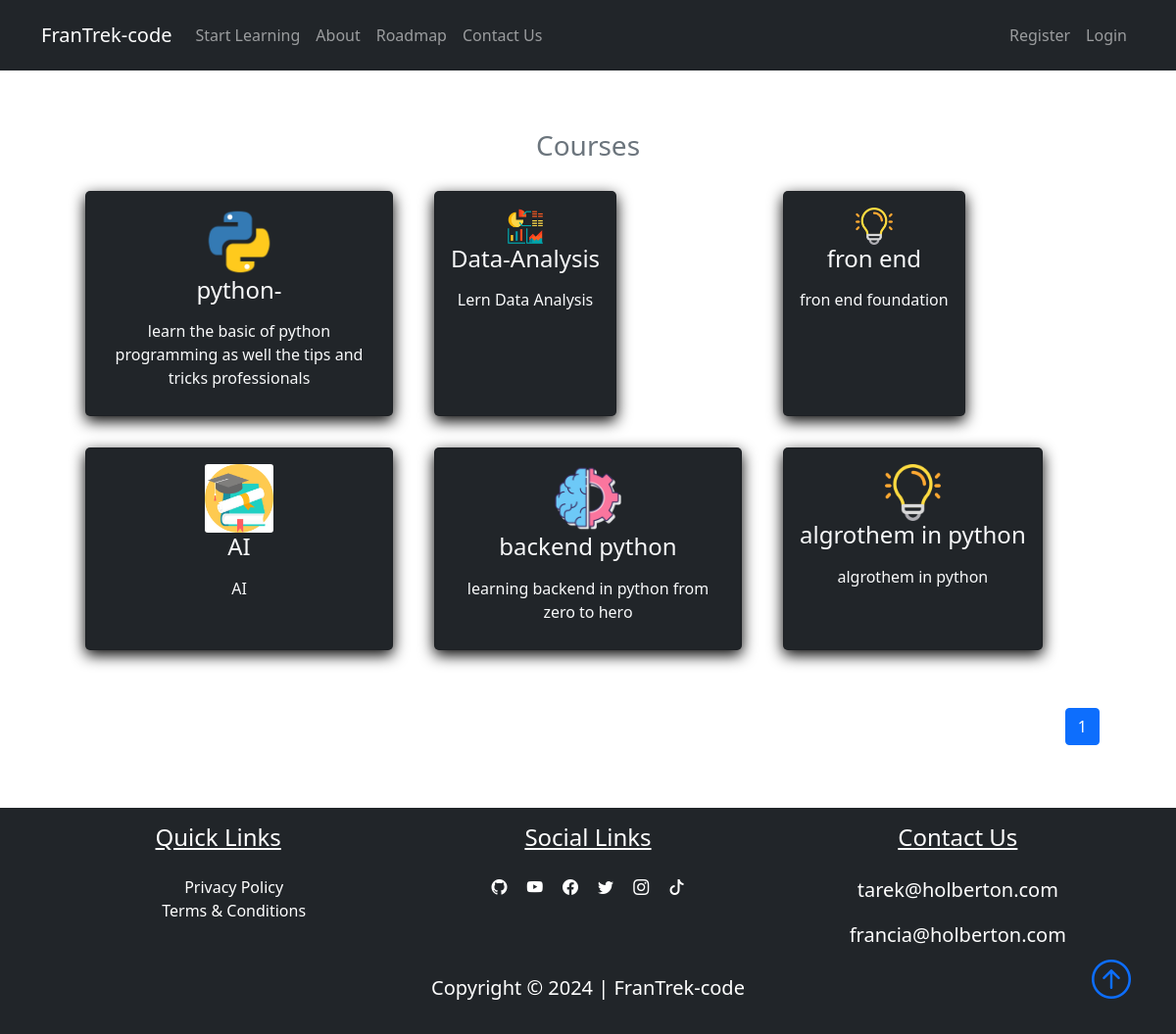
The app's page /courses, older data.
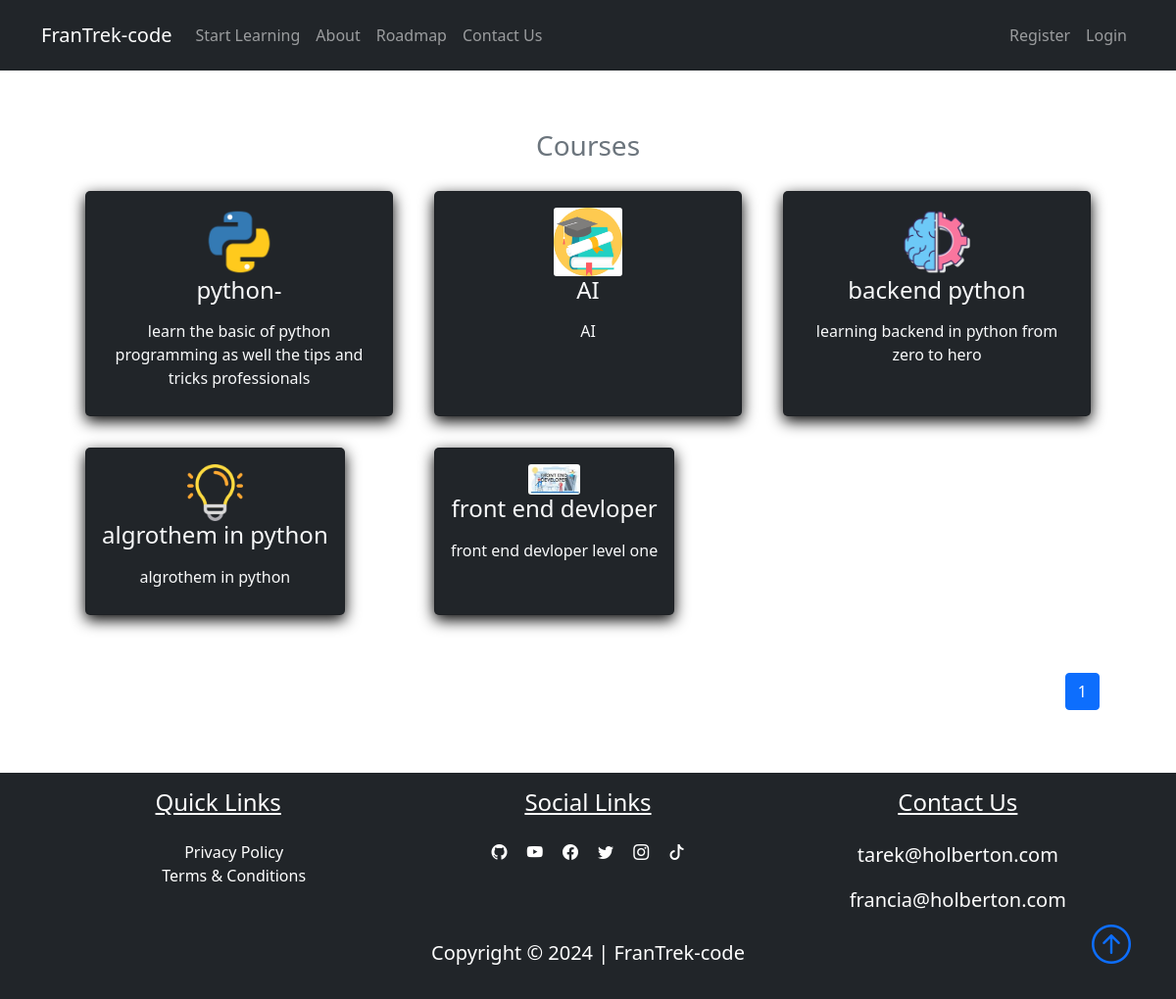
The same page, newer data.
### FranTrek/models.py (models this page shows, shortened)
class Course(db.Model):
    id = db.Column(db.Integer, primary_key=True)
    title = db.Column(db.String(50), unique=True, nullable=False)
    description = db.Column(db.String(150), nullable=False)
    icon = db.Column(db.String(20), nullable=False, default="default_icon.jpg")
    lessons = db.relationship("Lesson", backref="course_name", lazy=True)

### FranTrek/courses/routes.py (the view)
@courses_bp.route("/courses")
def courses():
    page = request.args.get("page", 1, type=int)
    courses = Course.query.paginate(page=page, per_page=6)
    return render_template("courses.html", title="Courses", courses=courses)

### FranTrek/templates/courses.html
{% extends "layout.html"%}
{% block content %}
<section class="bg-ligh">
    <div class="container p-5">
        <h3 class="text-center text-secondary" id='learn'>Courses</h3>
        <div class="row">
            {% for course in courses.items %}
            <div class="col-sm-12 col-md-6 col-lg-4 p-3 d-flex align-items-stretch">
                <a href="{{url_for('courses.course', course_title=course.title)}}" class="text-decoration-none">
                    <div class="card bg-dark text-light h-100">
                        <div class="card-body text-center">
                            <img src="{{url_for('static', filename='course_icons/'+course.icon)}}" alt=""
                                class="card-img w-25">
                            <h4 class="card-title mb-3">
                                {{course.title}}
                            </h4>
                            <p class="card-text">{{course.description}}</p>
                        </div>
                    </div>
                </a>
            </div>
            {% endfor %}
            <nav class="mt-5" aria-label="...">
                <ul class="pagination" style="display: flex; justify-content: flex-end">
                    {% for page_num in courses.iter_pages(left_edge=1, right_edge=1, left_current=1, right_current=2) %}
                    {% if page_num %}
                    {% if courses.page == page_num %}
                    <li class="page-item active">
                        <a href="{{url_for('courses.courses', page=page_num)}}" class="page-link">{{page_num}}</a>
                    </li>
                    {%else%}
                    <li class="page-item">
                        <a href="{{url_for('courses.courses', page=page_num)}}" class="page-link">{{page_num}}</a>
                    </li>
                    {%endif%}
                    {% else %}
                    ...
                    {% endif %}
                    {% endfor %}
                </ul>
            </nav>
        </div>
    </div>
</section>
{% endblock content %}

### FranTrek/templates/layout.html (shortened to what this page needs)
<!DOCTYPE html>
<html lang="en">
<head>
    <link href="https://cdn.jsdelivr.net/npm/bootstrap@5.1.3/dist/css/bootstrap.min.css" rel="stylesheet"
>
    <link rel="stylesheet" href="https://cdn.jsdelivr.net/npm/bootstrap-icons@1.8.1/font/bootstrap-icons.css">
    <link rel="stylesheet" type="text/css" href="{{url_for('static', filename='main.css')}}">
</head>
<body class="d-flex flex-column min-vh-100">
    <nav class="navbar navbar-expand-lg bg-dark navbar-dark py-3 fixed-top">
        <div class="container">
            <a href="{{url_for('main.home')}}" class="navbar-brand">FranTrek-code</a>
            <div class="collapse navbar-collapse" id="navmenu">
                <ul class="navbar-nav">
                    <li class="nav-item">
                        {% if request.path=='/home' %}
                        <a href="#learn" class="nav-link">Start Learning</a>
                        {% else %}
                        <a href="{{url_for('courses.courses')}}" class="nav-link">Start Learning</a>
                        {% endif %}
                    </li>
                    <li class="nav-item">
                        <a href="{{url_for('main.about')}}" class="nav-link">About</a>
                    </li>
                    <li class="nav-item">
                        <a href="{{url_for('main.Roadmap')}}" class="nav-link">Roadmap</a>
                    </li>
                    <li class="nav-item">
                        <a href="{{url_for('main.Contact_us')}}" class="nav-link">Contact Us</a>
                    </li>
                </ul>
                <ul class="navbar-nav ms-auto">
                    {% if current_user.is_authenticated %}
                    <div class="dropdown show">
                        <button class="btn btn-dark bg-dark dropdown-toggle" type="button" id="dropdownMenuButton1"
                            data-bs-toggle="dropdown" aria-expanded="false">
                            My Account
                        </button>
                        <ul class="dropdown-menu" aria-labelledby="dropdownMenuButton1">
                            <li class="nav-item">
                                <a href="{{ url_for('users.dashboard') }}" class="dropdown-item">Dashboard</a>
                            </li>
                            <li class="nav-item">
                                <a href="{{ url_for('users.logout') }}" class="dropdown-item">Logout</a>
                            </li>
                        </ul>
                    </div>
                    {% else %}
                    <li class="nav-item">
                        <a href="{{ url_for('users.register') }}" class="nav-link">Register</a>
                    </li>
                    <li class="nav-item">
                        <a href="{{ url_for('users.login') }}" class="nav-link">Login</a>
                    </li>
                    {% endif %}
                </ul>
            </div>
        </div>
    </nav>
    {% block content %} {% endblock %}
    <footer class="bg-dark mt-auto">
        <div class="container p-3">
            <div class="row text-center text-white">
                <div class="col-md-12 col-lg-4 pb-2">
                    <h4 class="text-center text-decoration-underline">Quick Links</h4>
                    <ul class="nobull pt-3">
                        <li><a href="#" class="link text-white">Privacy Policy</a></li>
                        <li><a href="#" class="link text-white">Terms & Conditions</a></li>
                    </ul>
                </div>
                <div class="col-md-12 col-lg-4">
                    <h4 class="text-center text-decoration-underline pb-3">Social Links</h4>
                    <a href="#" class="text-white p-2"><i class="bi-github"></i></a>
                    <a href="#" class="text-white p-2"><i class="bi-youtube"></i></a>
                    <a href="#" class="text-white p-2"><i class="bi-facebook"></i></a>
                    <a href="#" class="text-white p-2"><i class="bi-twitter"></i></a>
                    <a href="#" class="text-white p-2"><i class="bi-instagram"></i></a>
                    <a href="#" class="text-white p-2"><i class="bi-tiktok"></i></a>
                </div>
                <div class="col-md-12 col-lg-4 pb-2">
                    <h4 class="text-center text-decoration-underline pb-3">Contact Us</h4>
                    <p class="lead">tarek@holberton.com</p>
                    <p class="lead">francia@holberton.com</p>
                </div>
            </div>
            <div class="col text-white text-center position-relative">
                <p class="lead font-weight-bold">Copyright &copy; 2024 | FranTrek-code</p>
                <a href="#" class="position-absolute bottom-0 end-0">
                    <i class="bi bi-arrow-up-circle h1"></i>
                </a>
            </div>
        </div>
    </footer>
</body>
</html>

### FranTrek/static/main.css (style rules this page uses)
body::before { display: block; content: ''; height: 60px; }
.card { transition: 0.7s ease; box-shadow: 0 5px 15px rgba(1 1 1/ 15); border-radius: 5px; margin: 5px; }
.link { text-decoration: none; }
.nobull { list-style-type: none; }

Row changes from the older to the newer data that the page shows:
removed Course: icon (picture), title "Data-Analysis", description "Lern Data Analysis"
removed Course: icon (picture), title "fron end", description "fron end foundation"
added Course: icon (picture), title "front end devloper", description "front end devloper level one"
